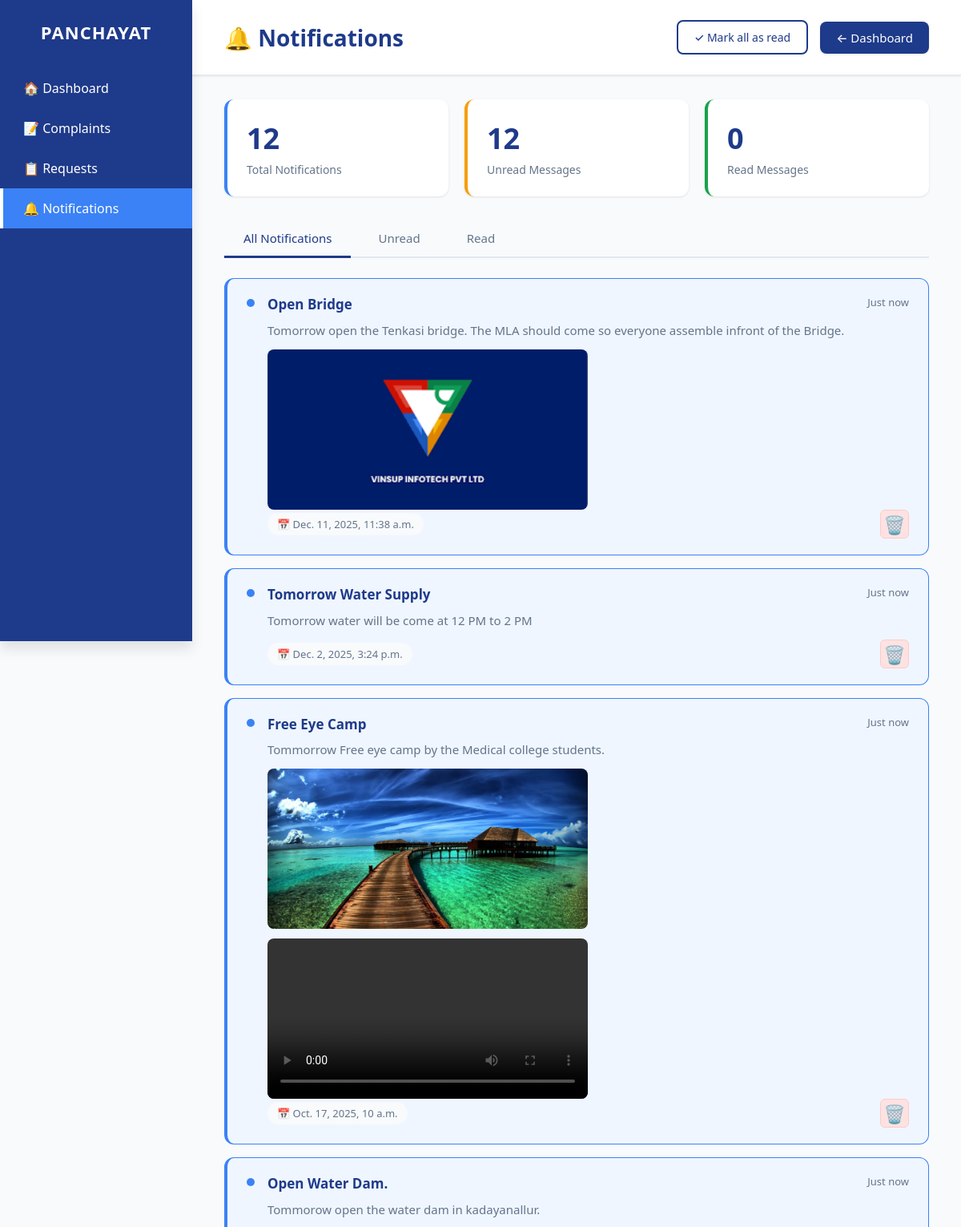
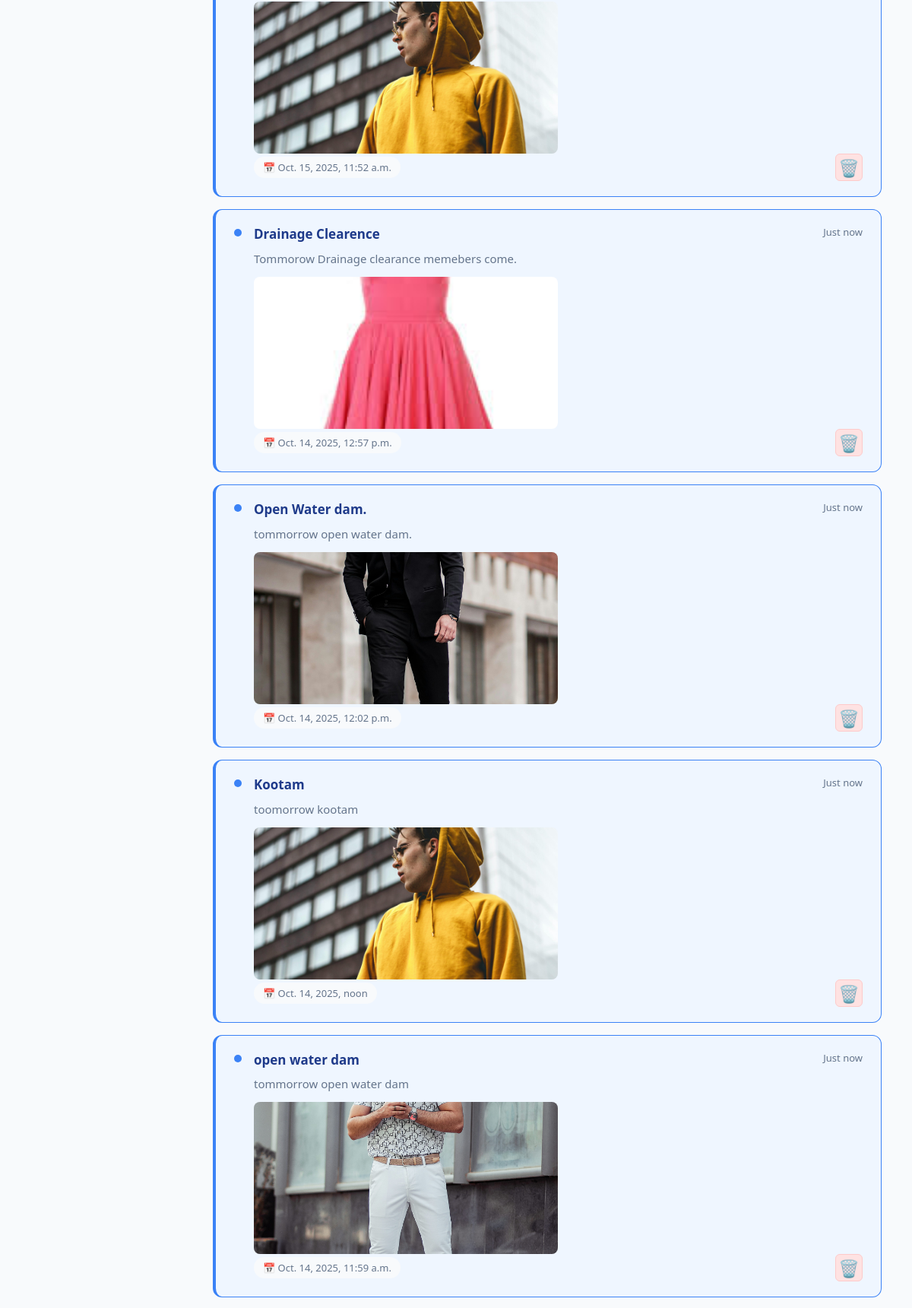
The app's page /notificationeo/ (signed in, upper part) with its own data (2 pictures, top to bottom).
### myapp/models.py (models this page shows)
class Post(models.Model):
    title = models.CharField(max_length=200)
    image = models.ImageField(upload_to='posts/images/', null=True, blank=True)
    video = models.FileField(upload_to='posts/videos/', null=True, blank=True)
    message = models.TextField(null=True, blank=True)
    created_at = models.DateTimeField(default=timezone.now)
    deleted_by = models.TextField(blank=True, default="")

### myapp/views.py (the view)
# urls.py: path('notificationeo/', views.notification_page3, name='notification_page3'),
def notification_page3(request):  # EO
    usernumber = request.session.get('eo_number')
    print(usernumber)
    if not usernumber:
        return redirect('login4')
    try:
        user = EOSignup.objects.get(eo_number=usernumber)
    except EOSignup.DoesNotExist:
        return redirect('login4')
    posts = Post.objects.exclude(
        deleted_by__regex=rf'(^|,){usernumber}(,|$)'
    ).order_by('-created_at')
    return render(request, "notification_eo.html", {'posts': posts})

### myapp/templates/notification_eo.html (shortened to what this page needs)
<!DOCTYPE html>
<html lang="en">
<head>
</head>
<body>
  <div class="sidebar" role="navigation" aria-label="Main sidebar">
    <h2>PANCHAYAT</h2>
    <div class="menu">
      <a href="{% url 'eo_dashboard' %}">🏠 Dashboard</a>
      <a href="{% url 'complaints_eo' %}">📝 Complaints</a>
      <a href="{% url 'requests_eo' %}">📋 Requests</a>
      <a href="{% url 'notification_page3' %}" class="active">🔔 Notifications</a>
    </div>
  </div>
  <div class="content">
    <div class="header">
      <h1>🔔 Notifications</h1>
      <div class="header-actions">
        <button class="mark-all-read-btn" onclick="markAllAsRead()">
          ✓ Mark all as read
        </button>
        <a href="{% url 'eo_dashboard' %}" class="back-btn">
          ← Dashboard
        </a>
      </div>
    </div>
    <div class="main-body">
      <div class="stats-bar">
        <div class="stat-card">
          <div class="stat-number" id="totalCount">{{ posts|length }}</div>
          <div class="stat-label">Total Notifications</div>
        </div>
        <div class="stat-card unread">
          <div class="stat-number" id="unreadCount">0</div>
          <div class="stat-label">Unread Messages</div>
        </div>
        <div class="stat-card read">
          <div class="stat-number" id="readCount">0</div>
          <div class="stat-label">Read Messages</div>
        </div>
      </div>
      <div class="filter-tabs">
        <button class="filter-tab active" onclick="filterNotifications('all')">
          All Notifications
        </button>
        <button class="filter-tab" onclick="filterNotifications('unread')">
          Unread
        </button>
        <button class="filter-tab" onclick="filterNotifications('read')">
          Read
        </button>
      </div>
      <div class="notifications-list" id="notificationsList">
        {% for post in posts %}
        <div class="notification-item unread" data-id="{{ post.id }}" onclick="markAsRead(this)">
          <div class="notification-indicator"></div>
          <div class="notification-content">
            <div class="notification-header">
              <div class="notification-title">{{ post.title }}</div>
              <div class="notification-time">Just now</div>
            </div>
            <div class="notification-message">{{ post.message }}</div>
            {% if post.image %}
            <div class="notification-media">
              <img src="{{ post.image.url }}" alt="{{ post.title }}">
            </div>
            {% endif %}
            {% if post.video %}
            <div class="notification-media">
              <video controls>
                <source src="{{ post.video.url }}" type="video/mp4">
              </video>
            </div>
            {% endif %}
            <div class="notification-footer">
              <div class="notification-date">
                📅 {{ post.created_at }}
              </div>
              <div class="notification-actions">
                <button class="delete-btn"
                        onclick="event.stopPropagation(); deleteNotification({{ post.id }}, this)"
                        title="Delete notification">
                  🗑️
                </button>
              </div>
            </div>
          </div>
        </div>
        {% empty %}
        <div class="empty-state">
          <div class="empty-state-icon">📭</div>
          <div class="empty-state-text">No notifications yet</div>
          <div class="empty-state-subtext">You're all caught up!</div>
        </div>
        {% endfor %}
      </div>
    </div>
  </div>
</body>
</html>

### records on screen
Post: title "Open Bridge", message "Tomorrow open the Tenkasi bridge. The MLA should come so everyone assemble infront of the Bridge.", image (picture), created_at "Dec. 11, 2025, 11:38 a.m."
Post: title "Tomorrow Water Supply", message "Tomorrow water will be come at 12 PM to 2 PM", created_at "Dec. 2, 2025, 3:24 p.m."
Post: title "Free Eye Camp", message "Tommorrow Free eye camp by the Medical college students.", image (picture), created_at "Oct. 17, 2025, 10 a.m."
Post: title "Open Water Dam.", message "Tommorow open the water dam in kadayanallur.", image (picture), created_at "Oct. 15, 2025, 11:52 a.m."
Post: title "Drainage Clearence", message "Tommorow Drainage clearance memebers come.", image (picture), created_at "Oct. 14, 2025, 12:57 p.m."
Post: title "Open Water dam.", message "tommorrow open water dam.", image (picture), created_at "Oct. 14, 2025, 12:02 p.m."
Post: title "Kootam", message "toomorrow kootam", image (picture), created_at "Oct. 14, 2025, noon"
Post: title "open water dam", message "tommorrow open water dam", image (picture), created_at "Oct. 14, 2025, 11:59 a.m."

### other values on screen
{{ posts|length }} "12"
